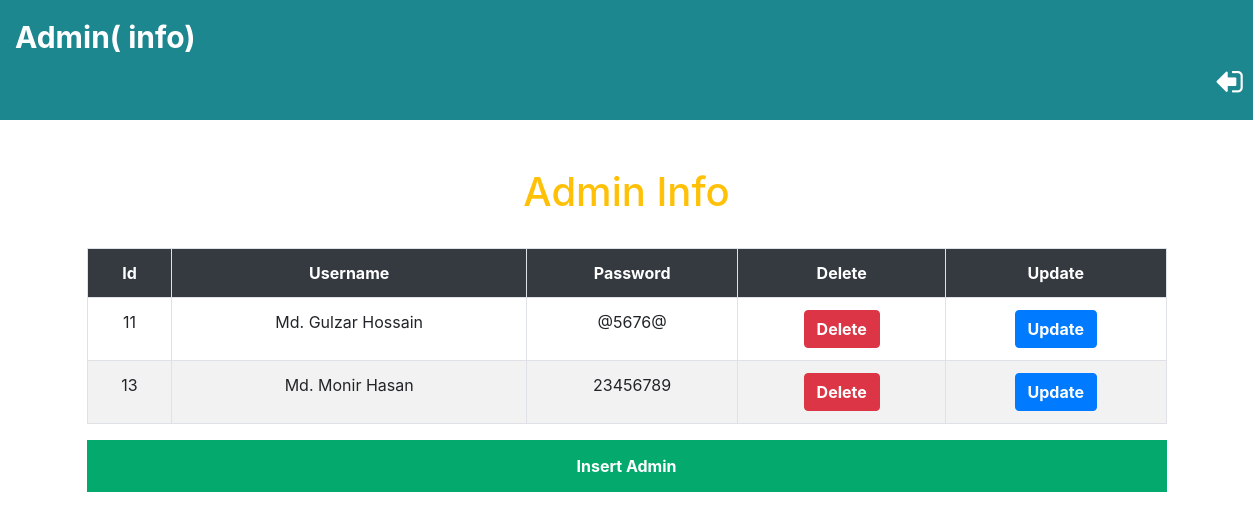
/Display.php, run on the app's committed database.
### tables this page shows
CREATE TABLE `admin_table` (
  `id` int(11) NOT NULL,
  `Username` varchar(255) NOT NULL,
  `Pass` varchar(255) NOT NULL
);

### Display.php (the view, shortened to what this page needs)
<!DOCTYPE html>
<html>
<head>
  <link rel="stylesheet" href="https://maxcdn.bootstrapcdn.com/bootstrap/4.0.0/css/bootstrap.min.css">
<link rel="stylesheet" href="https://cdnjs.cloudflare.com/ajax/libs/font-awesome/4.7.0/css/font-awesome.min.css">
 <link rel="stylesheet" type="text/css" href="http://ajax.aspnetcdn.com/ajax/jquery.dataTables/1.9.4/css/jquery.dataTables.css">
</head>
<body>
<div class="wel"> Admin( info) <a href="../1_admin.php"><i  style="margin-left: 1200px;color: white;" class="fa fa-sign-out" aria-hidden="true"></i></a></div>
 <div class="container">
 <div class="col-lg-12">
 <br><br>
 <h1 class="text-warning text-center" > Admin Info </h1>
 <br>
 <table  id="tabledata" class=" table table-striped table-hover table-bordered">
 <tr class="bg-dark text-white text-center">
 <th> Id </th>
 <th> Username </th>
 <th> Password </th>
 <th> Delete </th>
 <th> Update </th>
 </tr >
 <?php
 include 'conn.php';
 $q = "select * from admin_table ";
 $query = mysqli_query($con,$q);
 while($res = mysqli_fetch_array($query)){
 ?>
 <tr class="text-center">
 <td> <?php echo $res['id'];  ?> </td>
 <td> <?php echo $res['Username'];  ?> </td>
 <td> <?php echo $res['Pass'];  ?> </td>
 <td> <button class="btn-danger btn"> <a href="delete.php?id=<?php echo $res['id']; ?>" class="text-white"> Delete </a>  </button> </td>
 <td> <button class="btn-primary btn"> <a href="update.php?id=<?php echo $res['id']; ?>" class="text-white"> Update </a> </button> </td>
 </tr>
 <?php
 }
  ?>
 </table>
<button class="block"><a href="insert.php"style="text-decoration: none;">Insert Admin</a></button>
 </div>
 </div>
</body>
</html>

### Display.php (style rules this page uses)
.block { display: block; width: 100%; border: none; background-color: #04AA6D; color: white; padding: 14px 28px; font-size: 16px; cursor: pointer; text-align: center; font-weight: bold; text-decoration: none; }
.wel { font-size: 30px; font-weight: bold; color: white; background-color:#1d878f ; padding: 15px; }
a { color: white; font-weight: bold; text-decoration: none; }
.fa-sign-out { transform: rotateZ(180deg); }

### data on the page
admin_table: id "11", Username "Md. Gulzar Hossain", Pass "@5676@"
admin_table: id "13", Username "Md. Monir Hasan", Pass "23456789"
